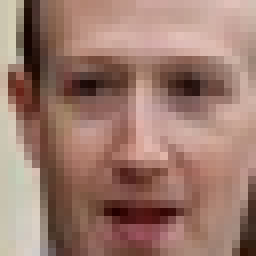
#> input picture images/thezucc32.png, 32 x 32 px (shown 8 times larger)
$ python segment_colors.py
#> lines starting #> are read from the running program, lines starting #| are printed output that depends on the picture
# The QUBO formulation for clustering is specified in https://arxiv.org/pdf/1708.05753.pdf,
# with intensity / RGB difference as the distance metric.

from dwave_qbsolv import *
import cv2
import numpy as np
import matplotlib.pyplot as plt
from tqdm import tqdm

IMAGE = "thezucc32.png" # file we are analyzing ... should only be about 32 x 32 sadly

image = cv2.imread("images/%s" % IMAGE, cv2.IMREAD_COLOR) # read image into numpy array
#> image is the input picture: shape (32, 32, 3); mean B, G, R 109.7, 121.8, 156.6

H, W = image.shape[0], image.shape[1] # height and width of image
#> H = 32; W = 32
N = H * W # N = height * width
#> N = 1024
C = image.shape[2] # get channel count (data dimensionality)
#> C = 3
K = 2 # cluster counts
n = 3 # hardware precision of annealer coupling / bias
LAMBDA = (2 ** (n-1) - 1) / (2 * (K - 2 if K > 2 else K)) # calculate lambda cluster constraint
SCALE = 442

print("Scaling all loss to %f" % SCALE)

pixels = np.squeeze(np.reshape(image, (N, C))) # enumerate all N vectors
#> pixels = 1024 rows, first 8: [176, 198, 204], [179, 204, 210], [147, 169, 179], [16, 26, 42], [46, 51, 73], [92, 102, 131], [88, 107, 141], [94, 116, 154]
diffs = np.zeros((N, N)) # store pairwise differences
sums = np.zeros(N) # store sum of all pairwise differences relative to i-th pixel
#> sums = 1024 values from 0 to 0

print("Calculating pairwise differences...")

for idx, pix in tqdm(enumerate(pixels)): # for all pixels in the image...
    diffs[idx] = np.linalg.norm((pixels - pix), axis=1) * SCALE / 442 # assign pairwise difference for all pixels, scaled accordingly
    sums[idx] = np.sum(diffs[idx]) # assign sum of all pairwise differences relative to i-th pixel
#> this loop made 1024 passes
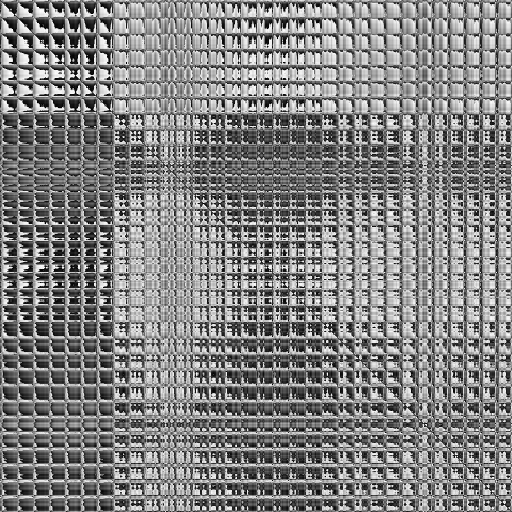
#> diffs: shape (1024, 1024) float64 (shown at 1/2 size); min 0, max 441.7, mean 227.2; drawn with min black and max white
#> after the loop, sums = 1024 values, max 318139.4 at index 183, min 159769.5 at index 844, mean 232696

h = {} # intrinsic weight matrix
J = {} # coupling weight matrix

print("Assigning pairwise clustering weights...")

# assign general pairwise clustering weights - both biases and couplings
for k in tqdm(range(K)): # for every cluster we have...
    for i in range(N): # for every pixel in the image...
        for j in range(N): # and every pixel it might be paired with...
            # give each binary variable an unique number
            var_i = 10 * i + k # s_ik = x_(10i+k)
            var_j = 10 * j + k # s_jk = x_(10j+k)
            if i == j: # intrinsic weights (bias) indexing - for every cluster assignment (s_ik for all k in K)
                h[var_i] = sums[i] + (2 * LAMBDA * (K - 2 if K > 2 else K)) # assign weight
            else:
                J[(var_i, var_j)] = 0.5 * diffs[i][j] # the weighting for a cluster assignment for two vars is half their "distance"
#> after the loop, J = 2095104 items; h = 2048 items

print("Assigning pairwise cluster possibility weights...")

# assign pairwise clustering variables per pixel
for i in tqdm(range(N)):
    for a in range(K):
        for b in range(K):
            if a != b:
                var_a = 10 * i + a
                var_b = 10 * i + b
                J[(var_a, var_b)] = LAMBDA
#> after the loop, J = 2097152 items

# TODO: Guarantee that for all s_ik for each i, only one is "true"

print("%d couplings defined between %d variables." % (len(J.keys()), N * K))
#| 2097152 couplings defined between 2048 variables.

#> (the run stopped early here; a loop or call above may not have finished)
